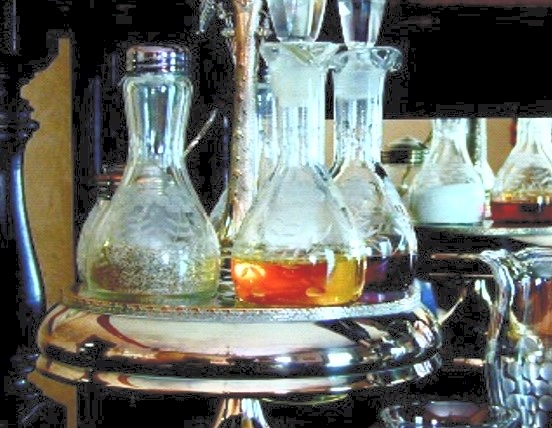
#> input picture python/lena2.jpg, 552 x 428 px, given in place of the camera
$ python zhuizong.py
#> lines starting #> are read from the running program, lines starting #| are printed output that depends on the picture; after the words box and inside, x2 and y2 are one past the last pixel; in counts of white or black regions, pixels touching at a corner belong together
import cv2
import numpy as np
cap=cv2.VideoCapture(0)
es = cv2.getStructuringElement(cv2.MORPH_ELLIPSE, (9, 4))
while(1):
    # 获取每一帧
    ret,frame=cap.read()
#> frame is the input picture: shape (428, 552, 3); mean B, G, R 104.5, 111, 107.2
    # 转换到HSV
    hsv=cv2.cvtColor(frame,cv2.COLOR_BGR2HSV)
#> hsv: shape (428, 552, 3); mean H, S, V 62.4, 54.5, 119.8
    # 设定蓝色的阈值
    lower_blue=np.array([110,50,50])
    upper_blue=np.array([130,255,255])
    # 根据阈值构建掩模
    kernel = np.ones((5,5),np.uint8)
    mask=cv2.inRange(hsv,lower_blue,upper_blue)
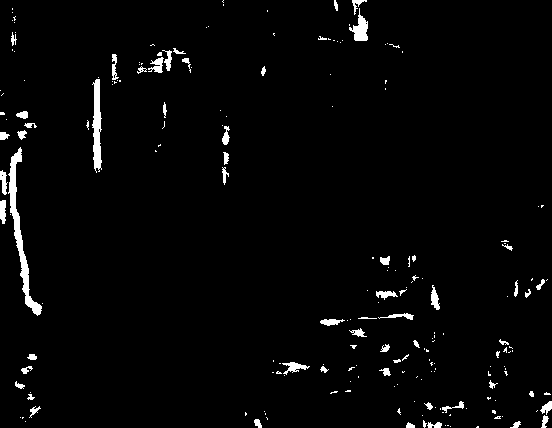
#> mask: shape (428, 552); 2.5% white; 203 white regions (145 under 20 px)
    #mask = cv2.morphologyEx(mask, cv2.MORPH_OPEN, kernel)
    #绘制轮廓
    conts,hierarchy =cv2.findContours(mask.copy(),cv2.RETR_EXTERNAL,cv2.CHAIN_APPROX_SIMPLE)
#> conts = 203 contours, 158 with area under 20; largest, box (x1, y1, x2, y2) and area: (8, 147, 42, 316) 964, (92, 79, 102, 173) 516, (349, 8, 368, 41) 258, (282, 362, 310, 375) 114, (431, 285, 440, 310) 100
    cv2.drawContours(frame,conts,-1,(0,255,0),3)
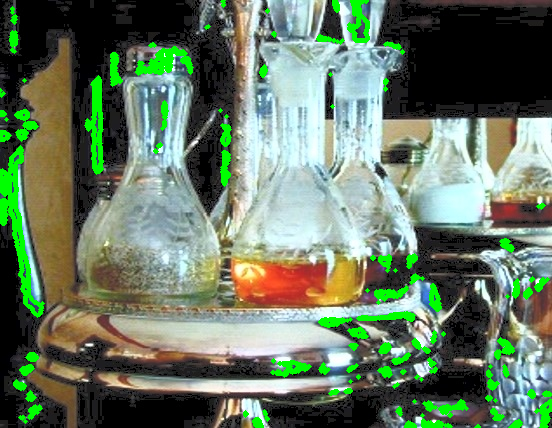
#> frame: shape (428, 552, 3); 5.6% of pixels changed, all inside (x1, y1, x2, y2) = (0, 0, 552, 428)
    # 对原图像和掩模进行位运算
    res=cv2.bitwise_and(frame,frame,mask=mask)
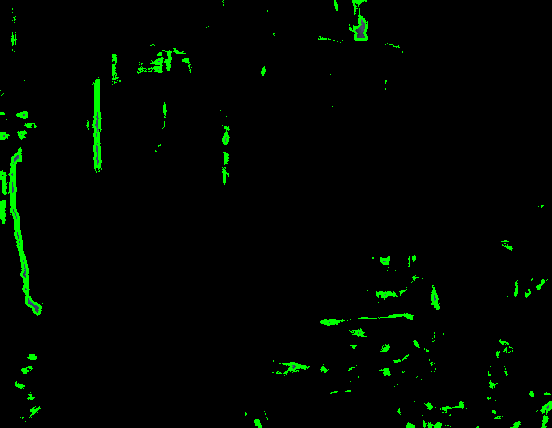
#> res: shape (428, 552, 3); mean B, G, R 0.2, 6, 0.1
    frame = cv2.erode(frame,kernel,iterations = 1)
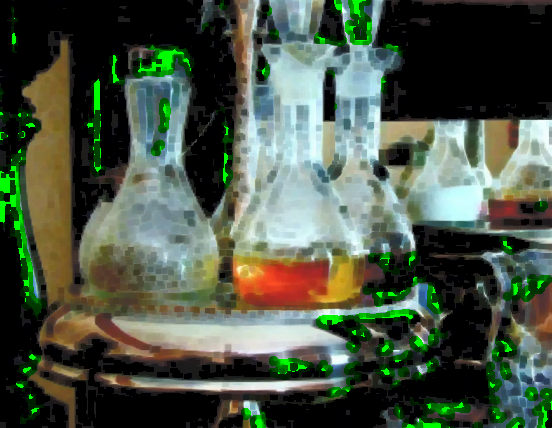
#> frame: shape (428, 552, 3); mean B, G, R 69.3, 85.8, 74.3
    frame = cv2.dilate(frame,kernel,iterations = 1)
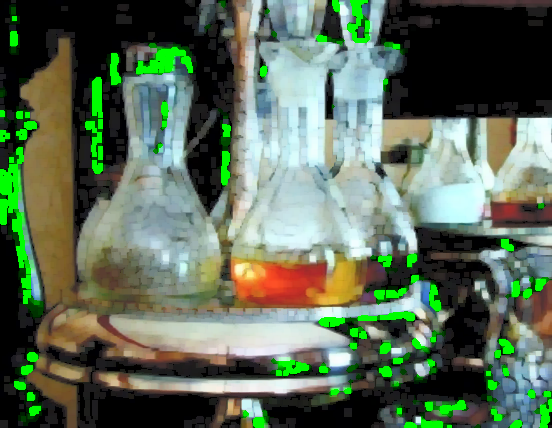
#> frame: shape (428, 552, 3); mean B, G, R 88.3, 109.5, 92.6
    #frame = cv2.morphologyEx(frame, cv2.MORPH_OPEN, kernel)
    # 显示图像
    cv2.imshow('frame',frame)
    cv2.imshow('mask',mask)
    cv2.imshow('res',res)
    k=cv2.waitKey(5)&0xFF
#> (key Esc is pressed here)
    if k==27:
        break
# 关闭窗口
cv2.destroyAllWindows()
